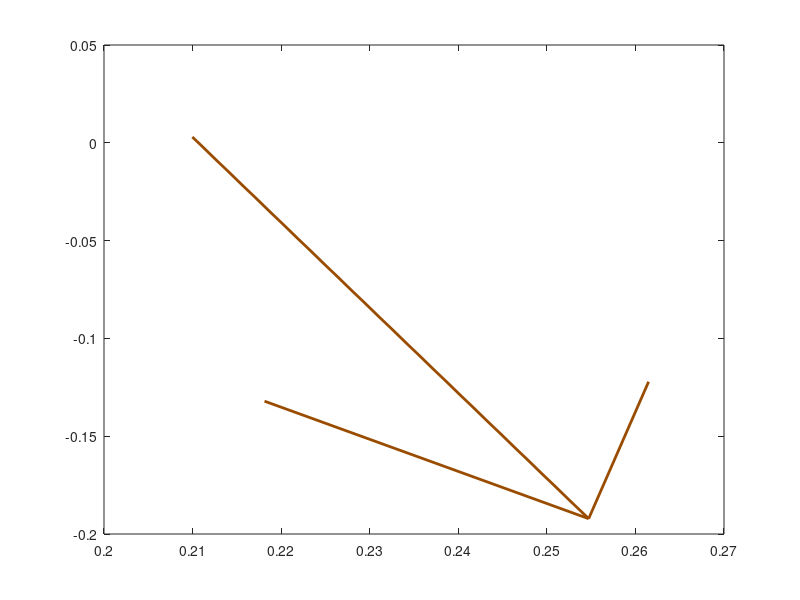
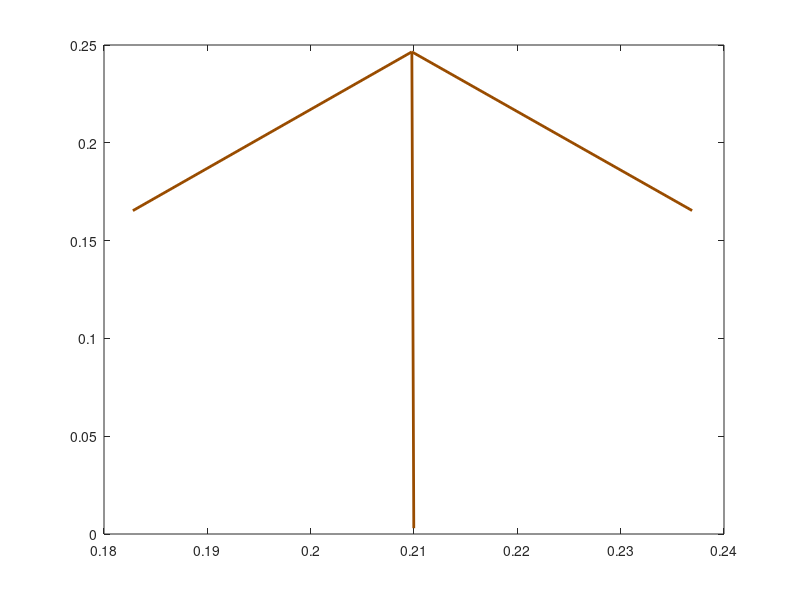

Write the MATLAB code that produced these figures, in order.
clear all
close all
clc

% ==========================================
% SECTION 1: PARAMETERS & INPUT
% ==========================================
L1 = 0.210; % Ground (Pink)
L2_Loop1 = 0.180; % Green
L3_Loop1 = 0.180; % Yellow
L4_Shared = 0.118; % Grey

L2_Loop2 = 0.118; % Cyan
L3_Loop2 = 0.210; % Red

L2_Loop3 = 0.118; % Cyan (Extended)
L3_Loop3 = 0.210; % Blue
L4_Loop3 = 0.118; % Brown

d = L1;
offset_deg = 0.81;
offset = deg2rad(offset_deg);

q3d_global = 19.94; 
q3 = deg2rad(q3d_global) - offset;

w_Yellow = -2.2; % Input Angular Velocity
alpha_Yellow = -0.8; % Input Angular Acceleration

% ==========================================
% SECTION 2: POSITION ANALYSIS
% ==========================================

% --- LOOP 1 ---
a = L2_Loop1; b = L3_Loop1; c = L4_Shared;
K1=d/b; K2=d/c; K3=(b^2-a^2+c^2+d^2)/(2*b*c); K4=d/a; K5=(c^2-d^2-b^2-a^2)/(2*b*a);
A=cos(q3)-K1-K2*cos(q3)+K3; B=-2*sin(q3); C=K1-(K2+1)*cos(q3)+K3;
D=cos(q3)-K1+K4*cos(q3)+K5; E=-2*sin(q3); F=K1+(K4-1)*cos(q3)+K5;

q4_L1_open = 2*atan((-B - sqrt(B^2 - 4*A*C))/(2*A));
q2_L1_open = 2*atan((-E - sqrt(E^2 - 4*D*F))/(2*D));
q4_L1_cross = 2*atan((-B + sqrt(B^2 - 4*A*C))/(2*A));
q2_L1_cross = 2*atan((-E + sqrt(E^2 - 4*D*F))/(2*D));

% --- LOOP 2 ---
a = L2_Loop2; b = L3_Loop2; c = L4_Shared;
K1_L2=d/c; K2_L2=d/a; K3_L2=(c^2-b^2+a^2+d^2)/(2*c*a); K4_L2=d/b; K5_L2=(a^2-d^2-c^2-b^2)/(2*c*b);

% Case 1 (Open)
q_in_1 = q4_L1_open;
A2_1=cos(q_in_1)-K1_L2-K2_L2*cos(q_in_1)+K3_L2; B2_1=-2*sin(q_in_1); C2_1=K1_L2-(K2_L2+1)*cos(q_in_1)+K3_L2;
D2_1=cos(q_in_1)-K1_L2+K4_L2*cos(q_in_1)+K5_L2; E2_1=-2*sin(q_in_1); F2_1=K1_L2+(K4_L2-1)*cos(q_in_1)+K5_L2;
q2_Cyan_1 = 2*atan((-B2_1 + sqrt(B2_1^2 - 4*A2_1*C2_1))/(2*A2_1)); 
q3_Red_1 = 2*atan((-E2_1 + sqrt(E2_1^2 - 4*D2_1*F2_1))/(2*D2_1));

% Case 2 (Crossed)
q_in_2 = q4_L1_cross;
A2_2=cos(q_in_2)-K1_L2-K2_L2*cos(q_in_2)+K3_L2; B2_2=-2*sin(q_in_2); C2_2=K1_L2-(K2_L2+1)*cos(q_in_2)+K3_L2;
D2_2=cos(q_in_2)-K1_L2+K4_L2*cos(q_in_2)+K5_L2; E2_2=-2*sin(q_in_2); F2_2=K1_L2+(K4_L2-1)*cos(q_in_2)+K5_L2;
q2_Cyan_2 = 2*atan((-B2_2 + sqrt(B2_2^2 - 4*A2_2*C2_2))/(2*A2_2)); 
q3_Red_2 = 2*atan((-E2_2 + sqrt(E2_2^2 - 4*D2_2*F2_2))/(2*D2_2));

% --- LOOP 3 ---
a = L2_Loop3; b = L3_Loop3; c = L4_Loop3;
K1_L3=d/a; K2_L3=d/c; K3_L3=(a^2-b^2+c^2+d^2)/(2*a*c); K4_L3=d/b; K5_L3=(c^2-d^2-a^2-b^2)/(2*a*b);

% Case 1 (Open)
q_in_3_1 = q2_Cyan_1 + pi;
A3_1=cos(q_in_3_1)-K1_L3-K2_L3*cos(q_in_3_1)+K3_L3; B3_1=-2*sin(q_in_3_1); C3_1=K1_L3-(K2_L3+1)*cos(q_in_3_1)+K3_L3;
D3_1=cos(q_in_3_1)-K1_L3+K4_L3*cos(q_in_3_1)+K5_L3; E3_1=-2*sin(q_in_3_1); F3_1=K1_L3+(K4_L3-1)*cos(q_in_3_1)+K5_L3;
q4_Brown_1 = 2*atan((-B3_1 + sqrt(B3_1^2 - 4*A3_1*C3_1))/(2*A3_1));
q3_Blue_1 = 2*atan((-E3_1 + sqrt(E3_1^2 - 4*D3_1*F3_1))/(2*D3_1));

% Case 2 (Crossed)
q_in_3_2 = q2_Cyan_2 + pi;
A3_2=cos(q_in_3_2)-K1_L3-K2_L3*cos(q_in_3_2)+K3_L3; B3_2=-2*sin(q_in_3_2); C3_2=K1_L3-(K2_L3+1)*cos(q_in_3_2)+K3_L3;
D3_2=cos(q_in_3_2)-K1_L3+K4_L3*cos(q_in_3_2)+K5_L3; E3_2=-2*sin(q_in_3_2); F3_2=K1_L3+(K4_L3-1)*cos(q_in_3_2)+K5_L3;
q4_Brown_2 = 2*atan((-B3_2 + sqrt(B3_2^2 - 4*A3_2*C3_2))/(2*A3_2));
q3_Blue_2 = 2*atan((-E3_2 + sqrt(E3_2^2 - 4*D3_2*F3_2))/(2*D3_2));

% --- DISPLAY ANGLES ---
disp('======================================');
disp('       POSITION RESULTS (Degrees)');
disp('======================================');
% (Display Code Skipped for brevity, same as before)

% ==========================================
% SECTION 3: VELOCITY ANALYSIS
% ==========================================

% --- Loop 1 ---
a=L2_Loop1; b=L3_Loop1; c=L4_Shared;
% Case 1
w_Grey_1 = (b * w_Yellow * sin(q3 - q2_L1_open)) / (c * sin(q4_L1_open - q2_L1_open));
w_Green_1 = (b * w_Yellow * sin(q4_L1_open - q3)) / (a * sin(q4_L1_open - q2_L1_open));
% Case 2
w_Grey_2 = (b * w_Yellow * sin(q3 - q2_L1_cross)) / (c * sin(q4_L1_cross - q2_L1_cross));
w_Green_2 = (b * w_Yellow * sin(q4_L1_cross - q3)) / (a * sin(q4_L1_cross - q2_L1_cross));

% --- Loop 2 ---
a=L2_Loop2; b=L3_Loop2; c=L4_Shared;
% Case 1
w_Cyan_1 = (c * w_Grey_1 * sin(q4_L1_open - q3_Red_1)) / (a * sin(q2_Cyan_1 - q3_Red_1));
w_Red_1 = (c * w_Grey_1 * sin(q4_L1_open - q2_Cyan_1)) / (b * sin(q3_Red_1 - q2_Cyan_1));
% Case 2
w_Cyan_2 = (c * w_Grey_2 * sin(q4_L1_cross - q3_Red_2)) / (a * sin(q2_Cyan_2 - q3_Red_2));
w_Red_2 = (c * w_Grey_2 * sin(q4_L1_cross - q2_Cyan_2)) / (b * sin(q3_Red_2 - q2_Cyan_2));

% --- Loop 3 ---
a=L2_Loop3; b=L3_Loop3; c=L4_Loop3;
% Case 1
w_Brown_1 = (a * w_Cyan_1 * sin(q_in_3_1 - q3_Blue_1)) / (c * sin(q4_Brown_1 - q3_Blue_1));
w_Blue_1 = (a * w_Cyan_1 * sin(q4_Brown_1 - q_in_3_1)) / (b * sin(q4_Brown_1 - q3_Blue_1));
% Case 2
w_Brown_2 = (a * w_Cyan_2 * sin(q_in_3_2 - q3_Blue_2)) / (c * sin(q4_Brown_2 - q3_Blue_2));
w_Blue_2 = (a * w_Cyan_2 * sin(q4_Brown_2 - q_in_3_2)) / (b * sin(q4_Brown_2 - q3_Blue_2));

% --- DISPLAY VELOCITIES ---
disp('======================================');
disp('       VELOCITY RESULTS (rad/s)');
disp('======================================');
% (Display Code Skipped for brevity)

% ==========================================
% SECTION 5: ACCELERATION ANALYSIS
% ==========================================
% Formula derived from slides: alpha = (C*E - B*F) / (A*E - B*D)
% System: A*alpha1 + B*alpha2 = C
%         D*alpha1 + E*alpha2 = F

% --- LOOP 1: Green(2) + Yellow(3) - Grey(4) = 0 ---
% Unknowns: Green(alpha2), Grey(alpha4)
% Input: Yellow(alpha3)
a = L2_Loop1; b = L3_Loop1; c = L4_Shared;

% Case 1
% Coefficients for Green (Unknown 1) and Grey (Unknown 2)
% Real part eq: -a*sin(th2)*alp2 + c*sin(th4)*alp4 = RHS_Real
% Imag part eq:  a*cos(th2)*alp2 - c*cos(th4)*alp4 = RHS_Imag
A = -a*sin(q2_L1_open); 
B = c*sin(q4_L1_open);
D = a*cos(q2_L1_open); 
E = -c*cos(q4_L1_open);

% RHS terms (C and F in Cramer's rule context)
% Move all w^2 and input alpha terms to RHS
RHS_Complex = a*w_Green_1^2*exp(1i*q2_L1_open) ...
            - (1i*b*alpha_Yellow - b*w_Yellow^2)*exp(1i*q3) ...
            - c*w_Grey_1^2*exp(1i*q4_L1_open);
C_val = real(RHS_Complex);
F_val = imag(RHS_Complex);

alpha_Green_1 = (C_val*E - B*F_val) / (A*E - B*D);
alpha_Grey_1  = (A*F_val - C_val*D) / (A*E - B*D);

% Case 2
A = -a*sin(q2_L1_cross); 
B = c*sin(q4_L1_cross);
D = a*cos(q2_L1_cross); 
E = -c*cos(q4_L1_cross);

RHS_Complex = a*w_Green_2^2*exp(1i*q2_L1_cross) ...
            - (1i*b*alpha_Yellow - b*w_Yellow^2)*exp(1i*q3) ...
            - c*w_Grey_2^2*exp(1i*q4_L1_cross);
C_val = real(RHS_Complex);
F_val = imag(RHS_Complex);

alpha_Green_2 = (C_val*E - B*F_val) / (A*E - B*D);
alpha_Grey_2  = (A*F_val - C_val*D) / (A*E - B*D);


% --- LOOP 2: Cyan(2) + Red(3) - Grey(4) = 0 ---
% Unknowns: Cyan(alpha2), Red(alpha3)
% Input: Grey(alpha4 - Known from Loop 1)
a = L2_Loop2; b = L3_Loop2; c = L4_Shared;

% Case 1
A = -a*sin(q2_Cyan_1); 
B = -b*sin(q3_Red_1);
D = a*cos(q2_Cyan_1);  
E = b*cos(q3_Red_1);

% RHS: Move Grey terms (Known) to RHS
% Eq: A_Cyan + A_Red = A_Grey
% A_Grey = (j*c*alp_gr - c*w_gr^2)*e^jth_gr
A_Grey_Vec = (1i*c*alpha_Grey_1 - c*w_Grey_1^2)*exp(1i*q4_L1_open);
RHS_Complex = A_Grey_Vec ...
            + a*w_Cyan_1^2*exp(1i*q2_Cyan_1) ...
            + b*w_Red_1^2*exp(1i*q3_Red_1);
C_val = real(RHS_Complex);
F_val = imag(RHS_Complex);

alpha_Cyan_1 = (C_val*E - B*F_val) / (A*E - B*D);
alpha_Red_1  = (A*F_val - C_val*D) / (A*E - B*D);

% Case 2
A = -a*sin(q2_Cyan_2); 
B = -b*sin(q3_Red_2);
D = a*cos(q2_Cyan_2);  
E = b*cos(q3_Red_2);

A_Grey_Vec = (1i*c*alpha_Grey_2 - c*w_Grey_2^2)*exp(1i*q4_L1_cross);
RHS_Complex = A_Grey_Vec ...
            + a*w_Cyan_2^2*exp(1i*q2_Cyan_2) ...
            + b*w_Red_2^2*exp(1i*q3_Red_2);
C_val = real(RHS_Complex);
F_val = imag(RHS_Complex);

alpha_Cyan_2 = (C_val*E - B*F_val) / (A*E - B*D);
alpha_Red_2  = (A*F_val - C_val*D) / (A*E - B*D);


% --- LOOP 3: Cyan(2) + Blue(3) - Brown(4) = 0 ---
% Unknowns: Blue(alpha3), Brown(alpha4)
% Input: Cyan(alpha2 - Known from Loop 2)
a = L2_Loop3; b = L3_Loop3; c = L4_Loop3;

% Case 1
% Eq: A_Cyan + A_Blue - A_Brown = 0
% Unknowns: Blue (b), Brown (c)
% Coeffs: Blue(+), Brown(-)
A = -b*sin(q3_Blue_1); 
B = c*sin(q4_Brown_1); % minus minus = plus
D = b*cos(q3_Blue_1);  
E = -c*cos(q4_Brown_1);

A_Cyan_Vec = (1i*a*alpha_Cyan_1 - a*w_Cyan_1^2)*exp(1i*q_in_3_1);
RHS_Complex = -A_Cyan_Vec ...
            + b*w_Blue_1^2*exp(1i*q3_Blue_1) ...
            - c*w_Brown_1^2*exp(1i*q4_Brown_1);
C_val = real(RHS_Complex);
F_val = imag(RHS_Complex);

alpha_Blue_1  = (C_val*E - B*F_val) / (A*E - B*D);
alpha_Brown_1 = (A*F_val - C_val*D) / (A*E - B*D);

% Case 2
A = -b*sin(q3_Blue_2); 
B = c*sin(q4_Brown_2);
D = b*cos(q3_Blue_2);  
E = -c*cos(q4_Brown_2);

A_Cyan_Vec = (1i*a*alpha_Cyan_2 - a*w_Cyan_2^2)*exp(1i*q_in_3_2);
RHS_Complex = -A_Cyan_Vec ...
            + b*w_Blue_2^2*exp(1i*q3_Blue_2) ...
            - c*w_Brown_2^2*exp(1i*q4_Brown_2);
C_val = real(RHS_Complex);
F_val = imag(RHS_Complex);

alpha_Blue_2  = (C_val*E - B*F_val) / (A*E - B*D);
alpha_Brown_2 = (A*F_val - C_val*D) / (A*E - B*D);


% ==========================================
% SECTION 6: DISPLAY RESULTS
% ==========================================
disp('======================================');
disp('    ANGULAR ACCELERATION (rad/s^2)');
disp('======================================');
disp('--- CASE 1 (OPEN) ---');
disp(['  alpha_Green:  ', num2str(alpha_Green_1)]);
disp(['  alpha_Yellow: ', num2str(alpha_Yellow)]);
disp(['  alpha_Grey:   ', num2str(alpha_Grey_1)]);
disp(['  alpha_Cyan:   ', num2str(alpha_Cyan_1)]);
disp(['  alpha_Red:    ', num2str(alpha_Red_1)]);
disp(['  alpha_Blue:   ', num2str(alpha_Blue_1)]);
disp(['  alpha_Brown:  ', num2str(alpha_Brown_1)]);
disp(' ');
disp('--- CASE 2 (CROSSED) ---');
disp(['  alpha_Green:  ', num2str(alpha_Green_2)]);
disp(['  alpha_Yellow: ', num2str(alpha_Yellow)]);
disp(['  alpha_Grey:   ', num2str(alpha_Grey_2)]);
disp(['  alpha_Cyan:   ', num2str(alpha_Cyan_2)]);
disp(['  alpha_Red:    ', num2str(alpha_Red_2)]);
disp(['  alpha_Blue:   ', num2str(alpha_Blue_2)]);
disp(['  alpha_Brown:  ', num2str(alpha_Brown_2)]);

% ==========================================
% SECTION 7: VECTORS & PLOTTING
% ==========================================
% Formula: A = (j*L*alpha - L*w^2) * exp(j*theta)

% --- Case 1 Vectors ---
A_Green_1 = (1i*L2_Loop1*alpha_Green_1 - L2_Loop1*w_Green_1^2)*exp(1i*(q2_L1_open+offset));
A_Yellow_1 = (1i*L3_Loop1*alpha_Yellow - L3_Loop1*w_Yellow^2)*exp(1i*(q3+offset));
A_Grey_1 = (1i*L4_Shared*alpha_Grey_1 - L4_Shared*w_Grey_1^2)*exp(1i*(q4_L1_open+offset));
A_Cyan_1 = (1i*L2_Loop2*alpha_Cyan_1 - L2_Loop2*w_Cyan_1^2)*exp(1i*(q2_Cyan_1+offset));
A_Red_1 = (1i*L3_Loop2*alpha_Red_1 - L3_Loop2*w_Red_1^2)*exp(1i*(q3_Red_1+offset));
A_Cyan_Up_1 = (1i*L2_Loop3*alpha_Cyan_1 - L2_Loop3*w_Cyan_1^2)*exp(1i*(q_in_3_1+offset));
A_Blue_1 = (1i*L3_Loop3*alpha_Blue_1 - L3_Loop3*w_Blue_1^2)*exp(1i*(q3_Blue_1+offset));
A_Brown_1 = (1i*L4_Loop3*alpha_Brown_1 - L4_Loop3*w_Brown_1^2)*exp(1i*(q4_Brown_1+offset));

% --- Case 2 Vectors ---
A_Green_2 = (1i*L2_Loop1*alpha_Green_2 - L2_Loop1*w_Green_2^2)*exp(1i*(q2_L1_cross+offset));
A_Yellow_2 = (1i*L3_Loop1*alpha_Yellow - L3_Loop1*w_Yellow^2)*exp(1i*(q3+offset));
A_Grey_2 = (1i*L4_Shared*alpha_Grey_2 - L4_Shared*w_Grey_2^2)*exp(1i*(q4_L1_cross+offset));
A_Cyan_2 = (1i*L2_Loop2*alpha_Cyan_2 - L2_Loop2*w_Cyan_2^2)*exp(1i*(q2_Cyan_2+offset));
A_Red_2 = (1i*L3_Loop2*alpha_Red_2 - L3_Loop2*w_Red_2^2)*exp(1i*(q3_Red_2+offset));
A_Cyan_Up_2 = (1i*L2_Loop3*alpha_Cyan_2 - L2_Loop3*w_Cyan_2^2)*exp(1i*(q_in_3_2+offset));
A_Blue_2 = (1i*L3_Loop3*alpha_Blue_2 - L3_Loop3*w_Blue_2^2)*exp(1i*(q3_Blue_2+offset));
A_Brown_2 = (1i*L4_Loop3*alpha_Brown_2 - L4_Loop3*w_Brown_2^2)*exp(1i*(q4_Brown_2+offset));

RO4O2 = L1*exp(1i*offset);
RO4O2x = real(RO4O2); RO4O2y = imag(RO4O2);
AccScale = 0.02; 

% --- Plot Case 1 ---
figure(1);
% Position
R_Green = L2_Loop1*exp(1i*(q2_L1_open+offset));
R_Cyan = L2_Loop2*exp(1i*(q2_Cyan_1+offset));
R_Cyan_Up = L2_Loop3*exp(1i*(q_in_3_1+offset));
% Acceleration Vectors
quiver(real(R_Green), imag(R_Green), real(A_Green_1)*AccScale, imag(A_Green_1)*AccScale, 0, 'Color', [0 0.5 0], 'LineWidth', 2);
quiver(real(R_Green), imag(R_Green), real(A_Yellow_1)*AccScale, imag(A_Yellow_1)*AccScale, 0, 'Color', [0.8 0.8 0], 'LineWidth', 2);
quiver(RO4O2x, RO4O2y, real(A_Grey_1)*AccScale, imag(A_Grey_1)*AccScale, 0, 'k', 'LineWidth', 2);
quiver(real(R_Cyan), imag(R_Cyan), real(A_Cyan_1)*AccScale, imag(A_Cyan_1)*AccScale, 0, 'c', 'LineWidth', 2);
quiver(real(R_Cyan), imag(R_Cyan), real(A_Red_1)*AccScale, imag(A_Red_1)*AccScale, 0, 'r', 'LineWidth', 2);
quiver(real(R_Cyan_Up), imag(R_Cyan_Up), real(A_Cyan_Up_1)*AccScale, imag(A_Cyan_Up_1)*AccScale, 0, 'c', 'LineWidth', 2);
quiver(real(R_Cyan_Up), imag(R_Cyan_Up), real(A_Blue_1)*AccScale, imag(A_Blue_1)*AccScale, 0, 'b', 'LineWidth', 2);
quiver(RO4O2x, RO4O2y, real(A_Brown_1)*AccScale, imag(A_Brown_1)*AccScale, 0, 'Color', [0.6 0.3 0], 'LineWidth', 2);

% --- Plot Case 2 ---
figure(2);
R_Green_2 = L2_Loop1*exp(1i*(q2_L1_cross+offset));
R_Cyan_2 = L2_Loop2*exp(1i*(q2_Cyan_2+offset));
R_Cyan_Up_2 = L2_Loop3*exp(1i*(q_in_3_2+offset));

quiver(real(R_Green_2), imag(R_Green_2), real(A_Green_2)*AccScale, imag(A_Green_2)*AccScale, 0, 'Color', [0 0.5 0], 'LineWidth', 2);
quiver(real(R_Green_2), imag(R_Green_2), real(A_Yellow_2)*AccScale, imag(A_Yellow_2)*AccScale, 0, 'Color', [0.8 0.8 0], 'LineWidth', 2);
quiver(RO4O2x, RO4O2y, real(A_Grey_2)*AccScale, imag(A_Grey_2)*AccScale, 0, 'k', 'LineWidth', 2);
quiver(real(R_Cyan_2), imag(R_Cyan_2), real(A_Cyan_2)*AccScale, imag(A_Cyan_2)*AccScale, 0, 'c', 'LineWidth', 2);
quiver(real(R_Cyan_2), imag(R_Cyan_2), real(A_Red_2)*AccScale, imag(A_Red_2)*AccScale, 0, 'r', 'LineWidth', 2);
quiver(real(R_Cyan_Up_2), imag(R_Cyan_Up_2), real(A_Cyan_Up_2)*AccScale, imag(A_Cyan_Up_2)*AccScale, 0, 'c', 'LineWidth', 2);
quiver(real(R_Cyan_Up_2), imag(R_Cyan_Up_2), real(A_Blue_2)*AccScale, imag(A_Blue_2)*AccScale, 0, 'b', 'LineWidth', 2);
quiver(RO4O2x, RO4O2y, real(A_Brown_2)*AccScale, imag(A_Brown_2)*AccScale, 0, 'Color', [0.6 0.3 0], 'LineWidth', 2);
